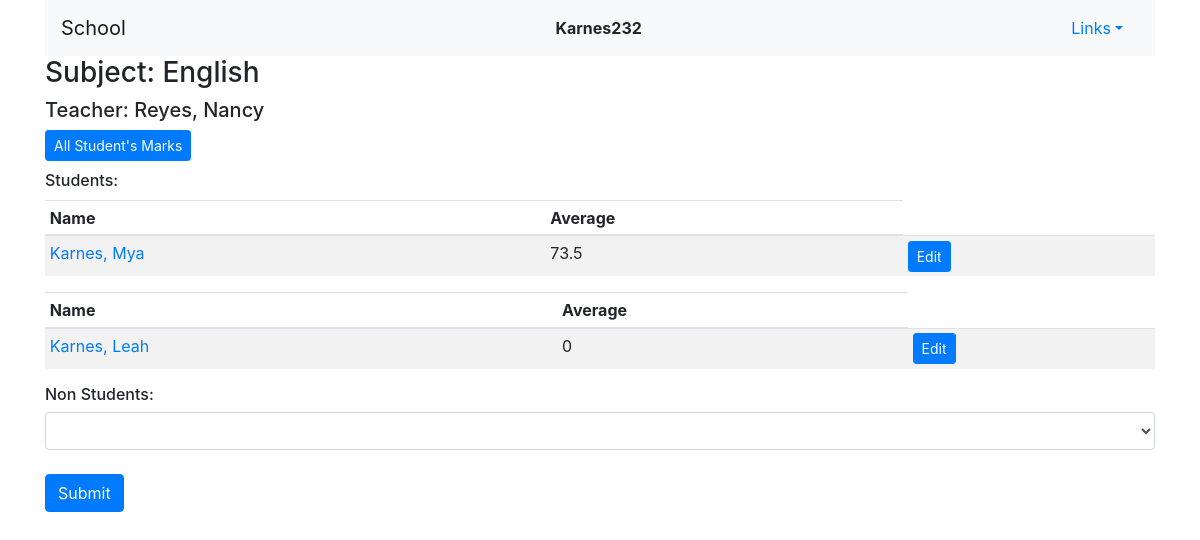
Page /course/1 (signed in) on the committed database.
### grades/models.py (models this page shows, shortened)
class User(AbstractUser):
    is_teacher = models.BooleanField(default=False)
    is_student = models.BooleanField(default=False)

class Courses(models.Model):
    teacher = models.ForeignKey(Teacher, on_delete=models.CASCADE, related_name="professor")
    subject = models.CharField(max_length=120)

class Teacher(models.Model):
    user = models.ForeignKey(User, on_delete=models.CASCADE, related_name="teacher")
    last_name = models.CharField(max_length=120)
    first_name = models.CharField(max_length=120)
    telephone = models.CharField(max_length=10)
    def __str__(self):
        return f"{self.last_name}, {self.first_name}"

class Grades(models.Model):
    student = models.ForeignKey(Student, on_delete=models.CASCADE, related_name="student")
    course = models.ForeignKey(Courses, on_delete=models.CASCADE, related_name="course")
    t1_p1 = models.IntegerField(
            blank=True,
            default=0,
            validators=[
            MaxValueValidator(100),
            MinValueValidator(0)
        ])
    t1_p2 = models.IntegerField(
            blank=True,
            default=0,
            validators=[
            MaxValueValidator(100),
            MinValueValidator(0)
        ])
    t1_p3 = models.IntegerField(
            blank=True,
            default=0,
            validators=[
            MaxValueValidator(100),
            MinValueValidator(0)
        ])
    t2_p1 = models.IntegerField(
            blank=True,
            default=0,
            validators=[
            MaxValueValidator(100),
            MinValueValidator(0)
        ])
    t2_p2 = models.IntegerField(
            blank=True,
            default=0,
            validators=[
            MaxValueValidator(100),
            MinValueValidator(0)
        ])
    t2_p3 = models.IntegerField(
            blank=True,
            default=0,
            validators=[
            MaxValueValidator(100),
            MinValueValidator(0)
        ])
    t3_p1 = models.IntegerField(
            blank=True,
            default=0,
            validators=[
            MaxValueValidator(100),
            MinValueValidator(0)
        ])
    t3_p2 = models.IntegerField(
            blank=True,
            default=0,
            validators=[
            MaxValueValidator(100),
            MinValueValidator(0)
        ])
    t3_p3 = models.IntegerField(
            blank=True,
            default=0,
            validators=[
            MaxValueValidator(100),
            MinValueValidator(0)
        ])
    @property
    def grand(self):
        count = 0
        total = 0
        if self.t1_p1 > 0:
            count += 1
            total += self.t1_p1
        if self.t1_p2 > 0:
            count += 1
            total += self.t1_p2
        if self.t1_p3 > 0:
            count += 1
            total += self.t1_p3
        if self.t2_p1 > 0:
            count += 1
            total += self.t2_p1
        if self.t2_p2 > 0:
            count += 1
            total += self.t2_p2
        if self.t2_p3 > 0:
            count += 1
            total += self.t2_p3
        if self.t3_p1 > 0:
            count += 1
            total += self.t3_p1
        if self.t3_p2 > 0:
            count += 1
            total += self.t3_p2
        if self.t3_p3 > 0:
            count += 1
            total += self.t3_p3
        if count > 0:
            average = total / count
            avg = round(average, 1)
            return avg
        else:
            return 0

class Student(models.Model):
    user = models.ForeignKey(User, on_delete=models.CASCADE, related_name="student")
    last_name = models.CharField(max_length=120)
    first_name = models.CharField(max_length=120)
    telephone = models.CharField(max_length=10)
    courses = models.ManyToManyField(Courses, blank = True, related_name="courses")
    def __str__(self):
        return f"{self.last_name}, {self.first_name}"

### grades/views.py (the view)
# urls.py: path("course/<int:course_id>", views.course, name="course"),
@login_required(login_url='login')
def course(request, course_id):
    if request.method == "POST":
        add_student = request.POST["student"]
        student = Student.objects.get(id=add_student)
        student.courses.add(course_id)
        course = Courses.objects.get(id=course_id)
        grades = Grades(student=student, course=course)
        grades.save()
        course = Courses.objects.get(id=course_id)
        non_students = Student.objects.exclude(courses=course).all()
        students = Grades.objects.filter(course=course)
        current_user = request.user.get_username()
        is_super = SuperUser(current_user)
        is_teacher = TeacherUser(current_user)
        is_student = StudentUser(current_user)
        return render(request, "grades/course.html", {
            "course": course,
            "non_students": non_students,
            "students": students,
            "is_super": is_super,
            "is_teacher": is_teacher,
            "is_student": is_student,
        })
    else:
        course = Courses.objects.get(id=course_id)
        non_students = Student.objects.exclude(courses=course).all()
        students = Grades.objects.filter(course=course)
        current_user = request.user.get_username()
        is_super = SuperUser(current_user)
        is_teacher = TeacherUser(current_user)
        is_student = StudentUser(current_user)
        return render(request, "grades/course.html", {
            "course": course,
            "non_students": non_students,
            "students": students,
            "is_super": is_super,
            "is_teacher": is_teacher,
            "is_student": is_student,
        })

### grades/util.py (called while the page is built)
def SuperUser(current_user):
    superusers = User.objects.filter(is_superuser=True)
    current_id = User.objects.get(username=current_user)
    is_super = False
    for su in superusers:
        if current_id == su:
            is_super = True
    return is_super

def TeacherUser(current_user):
    teacher = User.objects.filter(is_teacher=True)
    current_id = User.objects.get(username=current_user)
    is_teacher = False
    for t in teacher:
        if current_id == t:
            is_teacher = True
    return is_teacher

def StudentUser(current_user):
    student = User.objects.filter(is_student=True)
    current_id = User.objects.get(username=current_user)
    is_student = False
    for s in student:
        if current_id == s:
            is_student = True
    return is_student

### grades/templates/grades/course.html (shortened to what this page needs)
{% extends "grades/layout.html" %}
{% load static %}
{% block body %}
<div class="container">
    <h3>Subject: {{ course.subject }}</h3>
    <h5>Teacher: {{ course.teacher }}</h5>
    <form action="{% url 'course_report' %}" method="post">
    <button name="course_id" value="{{ course.id }}" class="btn btn-primary btn-sm">All Student's Marks</button>
    </form>
    <h6 class="title">Students:</h6>
        {% for student in students %}
        <table class="table table-sm table-striped">
            <thead>
                <th>Name</th>
                <th>Average</th>
            </thead>
            <tbody>
                <td><a href="{% url 'student' student.student_id %}">{{ student.student }}</a></td>
                <td>{{ student.grand }}</td>
                {% if is_teacher %}
                <form action="{% url 'student' student.student_id %}" method="post">
                <td><button name="id" value="{{ student.id }}" class="btn btn-primary btn-sm">Edit</button></td>
                </form>
                {% endif %}
            </tbody>
        </table>
        {% empty %}
            <li class="list-group-item list-group-item-action">No Students.</li>
        {% endfor %}
    {% if is_super or is_teacher %}
    <h6>Non Students:</h6>
    <form action="{% url 'course' course.id %}" method="post">
        <select class="form-control" name="student" id="">
        </select>
        <br>
        <input class="btn btn-primary" type="submit">
    </form>
    {% endif %}
</div>
{% endblock %}

### grades/templates/grades/layout.html (shortened to what this page needs)
{% load static %}
<!DOCTYPE html>
<html lang="en">
    <head>
        <link rel="stylesheet" href="https://stackpath.bootstrapcdn.com/bootstrap/4.4.1/css/bootstrap.min.css">
        <link rel="stylesheet" href="{% static 'grades/styles.css' %}">
    </head>
    <body>
        <div class="container">
        <nav class="navbar navbar-expand-lg navbar-light bg-light d-flex justify-content-between">
            <a class="navbar-brand" href="{% url 'index' %}">School</a>
            <div>
              <ul class="navbar-nav mr-auto">
                {% if user.is_authenticated %}
                    <li class="nav-item">
                        <strong>{{ user.username }}</strong>
                    </li>
                {% endif %}
              </ul>
            </div>
            <div>
                {% if user.is_authenticated %}
                    <li class="nav-item dropdown" style="list-style: none;">
                        <a class="nav-link dropdown-toggle" data-toggle="dropdown" href="#" role="button" aria-haspopup="true" aria-expanded="false">Links</a>
                      </li>
                {% endif %}
            </div>
        </nav>
    </div>
        <div class="body">
            {% block body %}
            {% endblock %}
        </div>
    </body>
</html>

### grades/static/grades/styles.css (style rules this page uses)
table td { position: relative; }
.title { margin-top: 10px; margin-bottom: 10px; }

### rows in the picture
User: username "Karnes232"
Courses: subject "English", teacher "Reyes, Nancy"
Grades: student "Karnes, Mya", grand "73.5", {{ student.id }} 2 (drawn)
Grades: student "Karnes, Leah", grand "0", {{ student.id }} 21 (drawn)
